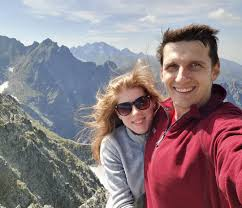
//> input picture Projekt-PT-main/Project3/Project3/images.jpg, 242 x 208 px, given in place of the camera
$ ./try   (built with g++ and OpenCV 4)
//> lines starting //> are read from the running program, lines starting //| are printed output that depends on the picture; after the words box and inside, x2 and y2 are one past the last pixel; in counts of white or black regions, pixels touching at a corner belong together
#include "opencv2/objdetect.hpp"
#include "opencv2/highgui.hpp"
#include "opencv2/imgproc.hpp"
#include "opencv2/videoio.hpp"
#include <iostream>
#include <opencv2/imgcodecs.hpp>
#include <opencv2/core.hpp>
#include "opencv2/face.hpp"
#include "opencv2\highgui\highgui.hpp"
#include "opencv2\objdetect\objdetect.hpp"
#include "opencv2\opencv.hpp"
#include<direct.h>
#include "opencv2/core/core.hpp"
#include "opencv2/imgproc/imgproc.hpp"
#include "opencv2/objdetect/objdetect.hpp"
#include "opencv2/face/facerec.hpp"
#include <string>

using namespace cv::face;

using namespace std;
using namespace cv;
void detectAndDisplay(Mat frame);
void addFace();
static void imgRead(vector<Mat>& images, vector<int>& labels);
void eigenFaceTrainer();
void FaceRecognition();

CascadeClassifier face_cascade;
CascadeClassifier eyes_cascade;
string filename;
int filenumber = 0;
string name;
int main(int argc, const char** argv)
{

    CommandLineParser parser(argc, argv,
        "{help h||}"
        "{face_cascade|data/haarcascades/haarcascade_frontalface_alt.xml|Path to face cascade.}"
        "{eyes_cascade|data/haarcascades/haarcascade_eye_tree_eyeglasses.xml|Path to eyes cascade.}"
        "{camera|0|Camera device number.}");
    parser.about("\nThis program demonstrates using the cv::CascadeClassifier class to detect objects (Face + eyes) in a video stream.\n"
        "You can use Haar or LBP features.\n\n");
    parser.printMessage();
    String face_cascade_name = samples::findFile(parser.get<String>("face_cascade"));

    if (!face_cascade.load(face_cascade_name))
    {
        cout << "Error loading face cascade\n";
        return -1;
    };

    int camera_device = parser.get<int>("camera");

    VideoCapture capture;
    capture.open(camera_device);
    if (!capture.isOpened())
    {
        cout << "Error opening video capture\n";
        return -1;
    }
    Mat frame;
    while (capture.read(frame))
    {
//> frame is the input picture: 208 rows x 242 cols, CV_8UC3; mean B, G, R 131.6, 125.2, 142.3
        if (frame.empty())
        {
            cout << "No captured frame -- Break!\n";
            break;
        }

        int choice;
        cout << "1. Rozpoznaj twarz\n";
        cout << "2. dodaj twarz\n";
        cout << "Wyb髍: ";
        cin >> choice;
//> the answer given: 1
        switch (choice)
        {
        case 1:
            detectAndDisplay(frame);
            FaceRecognition();
            break;
        case 2:
            addFace();
            eigenFaceTrainer();
            break;
        default:
            return 0;
        }

        if (waitKey(10) == 27)
        {
            break;
        }
    }

    return 0;

}

void detectAndDisplay(Mat frame)
{
    Mat crop;
    Mat res;
    string text;
    stringstream sstm;
    Mat frame_gray;
    cvtColor(frame, frame_gray, COLOR_BGR2GRAY);
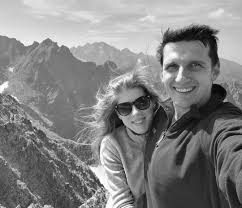
//> frame_gray: 208 rows x 242 cols, CV_8UC1; min 2, max 255, mean 131
    equalizeHist(frame_gray, frame_gray);
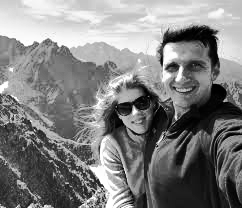
//> frame_gray: 208 rows x 242 cols, CV_8UC1; min 0, max 255, mean 128.2
    //-- Detect faces
    std::vector<Rect> faces;
    face_cascade.detectMultiScale(frame_gray, faces);
//> faces = 1 Rect (x, y, width, height): [152, 43, 63, 63]

    Rect roi_b;
    Rect roi_c;

    size_t ic = 0;
    int ac = 0;

    size_t ib = 0;
    int ab = 0;

    for (size_t i = 0; i < faces.size(); i++)
    {
        roi_c.x = faces[ic].x;
        roi_c.y = faces[ic].y;
        roi_c.width = (faces[ic].width);
        roi_c.height = (faces[ic].height);

        ac = roi_c.width * roi_c.height;

        roi_b.x = faces[ib].x;
        roi_b.y = faces[ib].y;
        roi_b.width = (faces[ib].width);
        roi_b.height = (faces[ib].height);


        crop = frame(roi_b);
        resize(crop, res, Size(128, 128), 0, 0, INTER_LINEAR);
        stringstream ssfn;
        filename = "C:\\Dev\\Faces\\";
        ssfn << filename.c_str() << name << filenumber << ".jpg";
        filename = ssfn.str();
        imwrite(filename, res);
        filenumber++;
        Point center(faces[i].x + faces[i].width / 2, faces[i].y + faces[i].height / 2);

        rectangle(frame, faces[i], Scalar(190, 0, 2), 2, 2, 0);
        Mat faceROI = frame_gray(faces[i]);


    }
//> this loop made 1 pass
//> (ac, center) on pass 1: (3969, Point(183, 74))
//> pass 1, in detectAndDisplay, `crop = frame(roi_b);`:
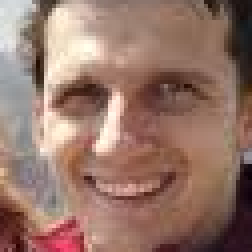
//> crop: 63 rows x 63 cols, CV_8UC3 (shown 4 times larger); mean B, G, R 105.4, 117.6, 150.3
//> pass 1, in detectAndDisplay, `resize(crop, res, Size(128, 128), 0, 0, INTER_LINEAR);`:
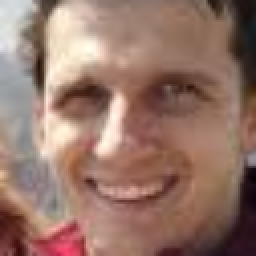
//> res: 128 rows x 128 cols, CV_8UC3 (shown 2 times larger); mean B, G, R 105.3, 117.4, 150.2
//> pass 1, in detectAndDisplay, `Mat faceROI = frame_gray(faces[i]);`:
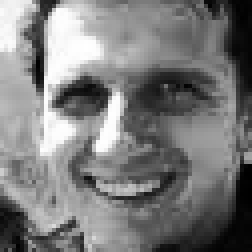
//> faceROI: 63 rows x 63 cols, CV_8UC1 (shown 4 times larger); min 0, max 255, mean 123
//> after the loop:
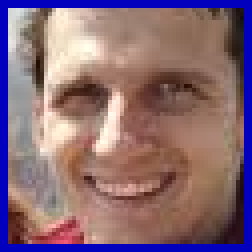
//> crop: 63 rows x 63 cols, CV_8UC3 (shown 4 times larger); 12.3% of pixels changed, all inside (x1, y1, x2, y2) = (0, 0, 63, 63)
//> after the loop:
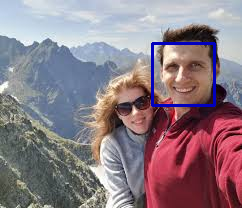
//> frame: 208 rows x 242 cols, CV_8UC3; 1.47% of pixels changed, all inside (x1, y1, x2, y2) = (151, 42, 216, 107)
//> after the loop, filenumber = 1
    //-- Show what you got
    imshow("Capture - Face detection", frame);
}

// [80 lines left out: functions addFace, imgRead, eigenFaceTrainer, not called in this run]

void  FaceRecognition() {

    cout << "rozpoznawanie rozpoczete" << endl;
    cv::Ptr<cv::face::FaceRecognizer> model = cv::face::FisherFaceRecognizer::create();
//> (the run ends here: the program stops with an error, at `model->read("C:\\Dev\\Faces\\eigenface.yml");`)

$ run again, on Projekt-PT-main/Project3/Project3/twarze.jpeg
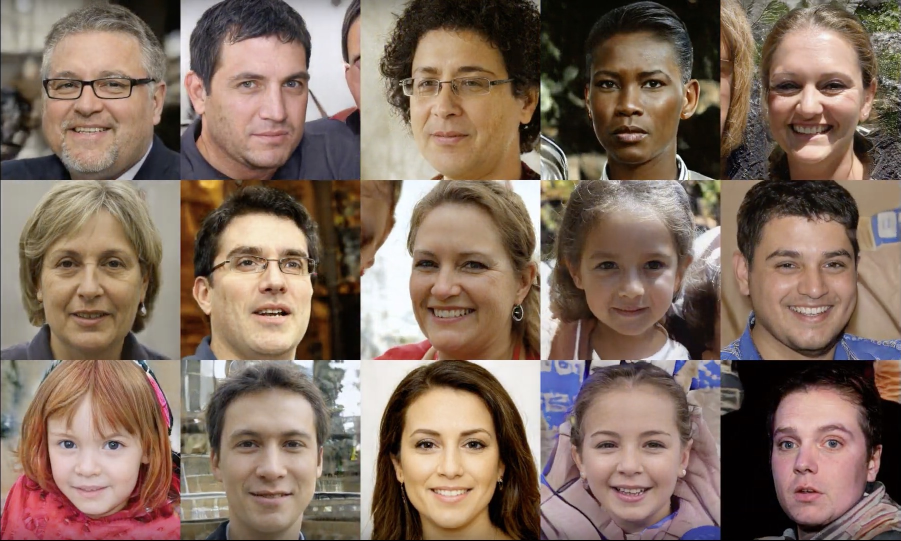
//> input picture Projekt-PT-main/Project3/Project3/twarze.jpeg, 1801 x 1081 px, given in place of the camera (shown at 1/2 size)
//> frame is the input picture: 1081 rows x 1801 cols, CV_8UC3; mean B, G, R 96.2, 109.5, 131
//> faces = 15 Rects (x, y, width, height), first 8: [776, 69, 250, 250], [1504, 440, 235, 235], [1496, 793, 239, 239], [1148, 76, 232, 232], [425, 82, 233, 233], [411, 422, 261, 261], [62, 74, 239, 239], [1502, 74, 243, 243]
//> the loop in detectAndDisplay, `for (size_t i = 0; i < faces.size(); i++)` made 15 passes
//> center on passes 1 to 8: Point(901, 194), Point(1621, 557), Point(1615, 912), Point(1264, 192), Point(541, 198), Point(541, 552), Point(181, 193), Point(1623, 195)
//> after the loop in detectAndDisplay, `for (size_t i = 0; i < faces.size(); i++)`:
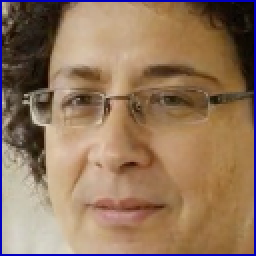
//> res: 128 rows x 128 cols, CV_8UC3 (shown 2 times larger); mean B, G, R 93.8, 118.3, 146.9
//> after the loop in detectAndDisplay, `for (size_t i = 0; i < faces.size(); i++)`:
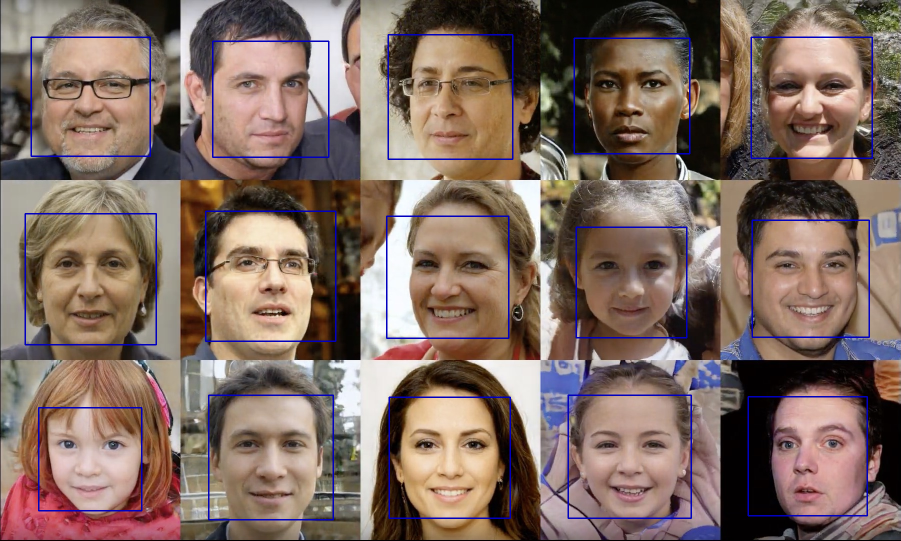
//> frame: 1081 rows x 1801 cols, CV_8UC3 (shown at 1/2 size); 2.21% of pixels changed, all inside (x1, y1, x2, y2) = (49, 68, 1746, 1041)
//> after the loop in detectAndDisplay, `for (size_t i = 0; i < faces.size(); i++)`: filenumber = 15
